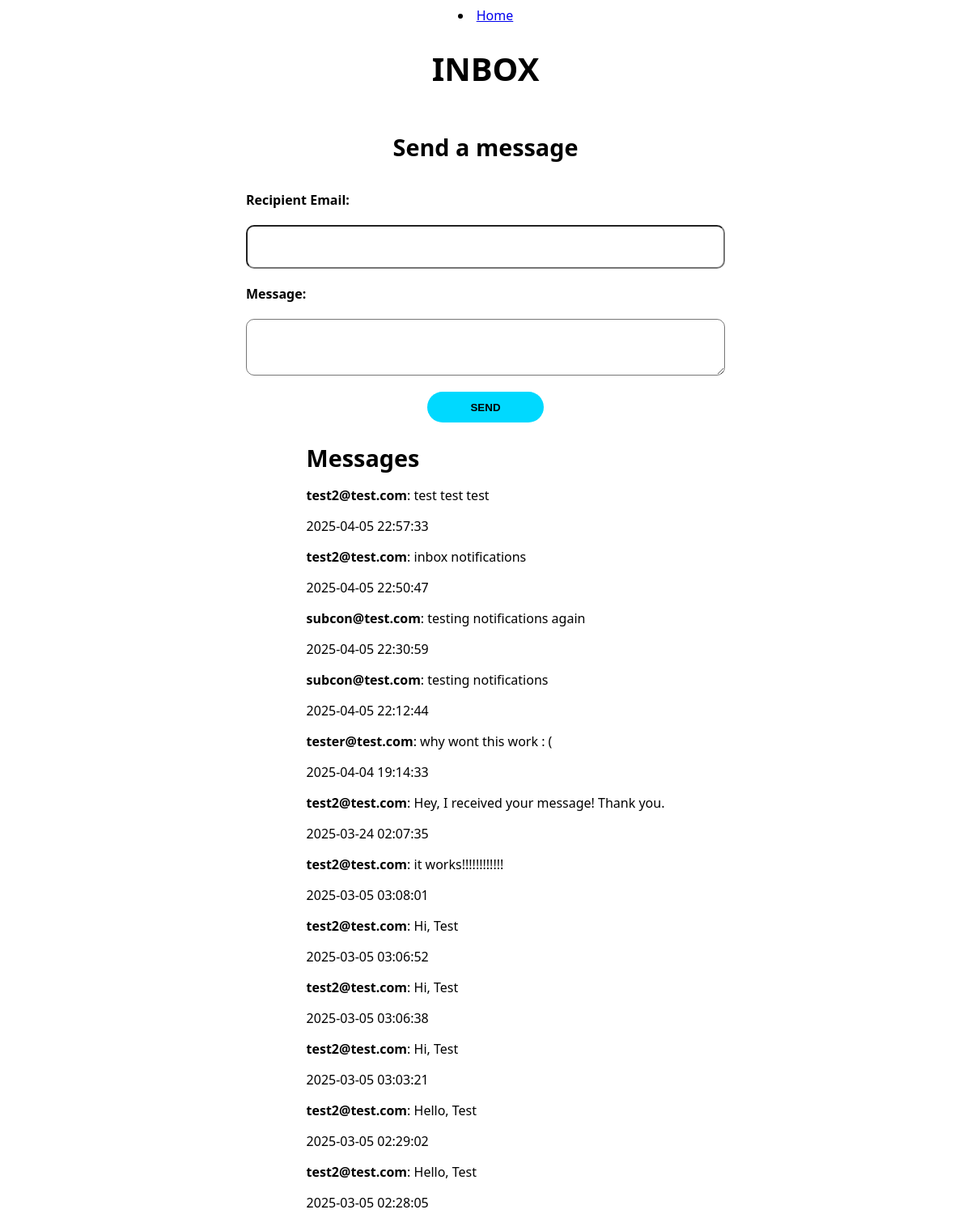
Screenshot of /inbox (signed in) with the database file from the repository.
### website/models.py (models this page shows)
class Message(db.Model): #Model to handle the messages
    id = db.Column(db.Integer, primary_key=True) #store all messages in a table
    sender_id = db.Column(db.Integer, db.ForeignKey('user.id')) #used to fetch the correct messages based on who received and who sent
    receiver_id = db.Column(db.Integer, db.ForeignKey('user.id'))
    message_text = db.Column(db.Text, nullable = False)
    timestamp = db.Column(db.DateTime, default = db.func.current_timestamp())
    is_read = db.Column(db.Boolean, default=False)

class User(db.Model, UserMixin): # Define schema, the columns
    id = db.Column(db.Integer, primary_key=True)
    email = db.Column(db.String(150), unique=True) # No user can have the same email as another
    password = db.Column(db.String(150))
    first_name = db.Column(db.String(150))
    role = db.Column(db.String(150))
    projects = db.relationship('Project') # Tells Flask and sqlAlchemy to do their magic, and when creating a project,
    messages_sent = db.relationship('Message', foreign_keys='Message.sender_id', backref='sender', lazy=True)
    messages_received = db.relationship('Message', foreign_keys='Message.receiver_id', backref='receiver', lazy=True)

### website/views.py (the view)
@views.route('/inbox')
@login_required
def inbox():
    user_id = current_user.id
    messages = Message.query.join(User, Message.sender_id == User.id).filter(Message.receiver_id == user_id).add_columns(Message.id, Message.message_text, Message.timestamp, User.email.label('sender_name')).order_by(Message.timestamp.desc()).all()
    unread_messages = Message.query.filter_by(receiver_id=user_id, is_read=False).all()
    for message in unread_messages:
        message.is_read = True
    db.session.commit()
    unread_count = len(unread_messages)
    return render_template("inbox.html", messages=messages, unread_count=unread_count)

### website/context_processors.py (called while the page is built)
def unread_message_count():
    if current_user.is_authenticated:
        return Message.query.filter_by(receiver_id=current_user.id, is_read=False).count()
    return 0

### website/templates/inbox.html (shortened to what this page needs)
<!DOCTYPE html>
<html lang="en-US">
  <head>
    <link rel="stylesheet" href="./../static/inbox-style.css" />
  </head>
  <body>
    <li><a href="/">Home</a></li>
    <h1>Inbox</h1>
    <h2>Send a message</h2>
    <form method="POST" action="{{url_for('views.send_message')}}">
      <label for="receiver_email">Recipient Email:</label>
      <input type="text" name="receiver_email" required />
      <label for="content">Message:</label>
      <textarea name="content" required></textarea>
      <button type="submit">Send</button>
    </form>
    <div>
      <h2>Messages</h2>
      {% if messages %} {% for message in messages %}
      <div>
        <p>
          <strong>{{message.sender_name }}</strong>: {{message.message_text }}
        </p>
        <p>{{message.timestamp }}</p>
      </div>
      {% endfor %} {% else %}
      <p>No messages found.</p>
      {% endif %}
    </div>
  </body>
</html>

### website/static/css/inbox-style.css (style rules this page uses)
body { min-height: 100vh; background-color: #ffffff; font-family: "Segoe UI", Tahoma, Geneva, Verdana, sans-serif; padding-top: 0px; display: flex; flex-direction: column; align-items: center; }
h1 { font-size: 2.5rem; font-weight: 900; text-transform: uppercase; text-align: center; color: var(--text-color); }
h2 { font-size: 1.8rem; font-weight: 700; color: var(--accent-color); margin-bottom: 15px; }
form { width: 50%; margin-top: 20px; display: flex; flex-direction: column; gap: 20px; }
form label { font-weight: 600; }
form input, form textarea { padding: 1em; font-size: 1rem; border-radius: 10px; border: 2px solid var(#0000); background-color: var(--input-color); transition: border-color 150ms ease; }
form button { border: #0000; border-radius: 1000px; padding: 0.85em 4em; background-color: #00d9ff; color: var(--base-color); font-weight: 600; text-transform: uppercase; cursor: pointer; transition: 150ms ease; align-self: center; }

### rows the page displays
Message: sender_name "test2@test.com", message_text "test test test", timestamp "2025-04-05 22:57:33"
Message: sender_name "test2@test.com", message_text "inbox notifications", timestamp "2025-04-05 22:50:47"
Message: sender_name "subcon@test.com", message_text "testing notifications again", timestamp "2025-04-05 22:30:59"
Message: sender_name "subcon@test.com", message_text "testing notifications", timestamp "2025-04-05 22:12:44"
Message: sender_name "tester@test.com", message_text "why wont this work : (", timestamp "2025-04-04 19:14:33"
Message: sender_name "test2@test.com", message_text "Hey, I received your message! Thank you.", timestamp "2025-03-24 02:07:35"
Message: sender_name "test2@test.com", message_text "it works!!!!!!!!!!!!", timestamp "2025-03-05 03:08:01"
Message: sender_name "test2@test.com", message_text "Hi, Test", timestamp "2025-03-05 03:06:52"
Message: sender_name "test2@test.com", message_text "Hi, Test", timestamp "2025-03-05 03:06:38"
Message: sender_name "test2@test.com", message_text "Hi, Test", timestamp "2025-03-05 03:03:21"
Message: sender_name "test2@test.com", message_text "Hello, Test", timestamp "2025-03-05 02:29:02"
Message: sender_name "test2@test.com", message_text "Hello, Test", timestamp "2025-03-05 02:28:05"
